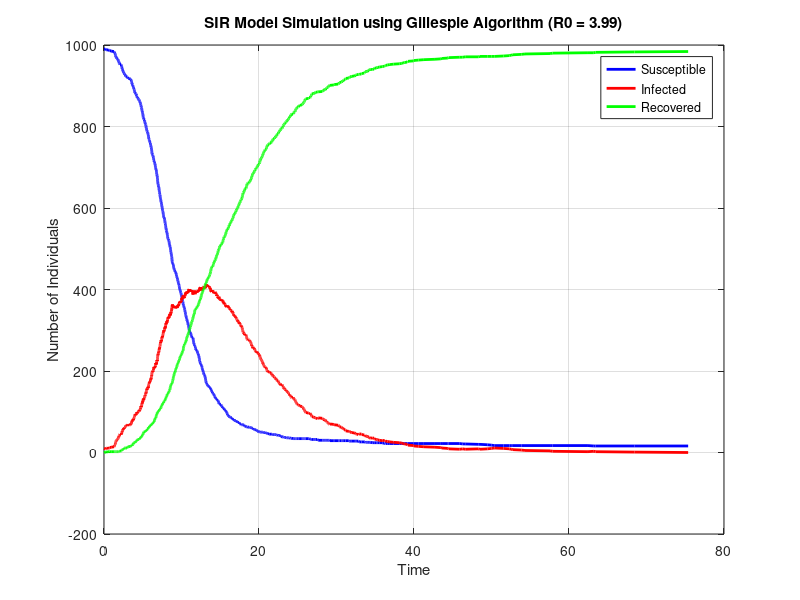

MATLAB code to generate this figure:
% SIR Model using Gillespie Algorithm
clear; close all;
% Parameters
N = 1000;          % Total population
I0 = 10;           % Initial number of infected individuals
S0 = N - I0;       % Initial number of susceptible individuals
R0int = 0;            % Initial number of recovered individuals
beta = 0.57;        % Infection rate
gamma = 1/7;       % Recovery rate
Tmax = 1000;        % Maximum simulation time

% Initialize variables
S = S0; I = I0; R = R0int;  % Initialize S, I, R
t = 0;                   % Start time
R0 = beta / gamma;
time = t;
S_all = S;
I_all = I;
R_all = R;

while t <= Tmax && I >= 0
    % Calculate propensities
    alpha1 = (beta * S * I) / N;  % Infection
    alpha2 = gamma * I;           % Recovery
    alpha0 = alpha1 + alpha2;     % Total rate
    
    % Generate random numbers
    r1 = rand;
    r2 = rand;
    
    % Calculate time to next reaction
    tau = -log(r1) / alpha0;
    
    % Determine which reaction occurs
    if r2 < alpha1 / alpha0
        % Infection event
        S = S - 1;
        I = I + 1;
    else
        % Recovery event
        I = I - 1;
        R = R + 1;
    end
    
    % Update time
    t = t + tau;
    
    % Store results
    time = [time; t];
    S_all = [S_all; S];
    I_all = [I_all; I];
    R_all = [R_all; R];
end

% Plot the results
figure;
plot(time, S_all, 'b-', 'LineWidth', 2);
hold on;
plot(time, I_all, 'r-', 'LineWidth', 2);
plot(time, R_all, 'g-', 'LineWidth', 2);
xlabel('Time');
ylabel('Number of Individuals');
legend('Susceptible', 'Infected', 'Recovered');
title(['SIR Model Simulation using Gillespie Algorithm (R0 = ', num2str(R0), ')']);
grid on;
